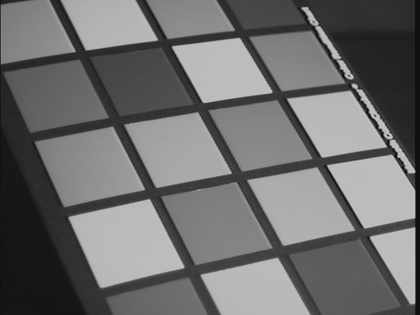
%> input picture assgn1/data/img01.jpg, 420 x 315 px, shrunk from 640 x 480 before the run; its folder holds only this picture in this run
$ octave houghScript.m   (GNU Octave 9; MATLAB toolbox functions it lacks are replaced by stand-ins)
%> lines starting %> are read from the running program, lines starting %| are printed output that depends on the picture; in (x1, y1, x2, y2) boxes, pixels count from 0 and x2, y2 are one past the last pixel; in counts of white or black regions, pixels touching at a corner belong together; the program's own positions count from 1
### assgn1/matlab/myImageFilter.m
function [img1] = myImageFilter(img0, h)
  [Hi, Wi] = size(img0);
  [Hh, Wh] = size(h);
  % Hh and Wh shall be odd, but may not be square
  % find the padding sizes
  Hp = (Hh - 1) / 2;
  Wp = (Wh - 1) / 2;
  % prepare img1 sizes
  img1 = zeros(Hi, Wi);
  % pad with closest edge intensities
  img0 = padarray(img0, [Hp, Wp], 'replicate');
  % convolution
  img0_slices = im2col(img0, [Hh, Wh]);
  img1(:) = sum(img0_slices(:, 1:Hi*Wi) .* h(:));
end

### assgn1/matlab/myEdgeFilter.m
function [img1] = myEdgeFilter(img0, sigma)
%Your implemention
  img1 = zeros(size(img0));
  hsize = 2 * ceil(3 * sigma) + 1;
  h_gau = fspecial('gaussian', hsize, sigma);

  h_sobelx = [-1 -2 -1; 0 0 0; 1 2 1];
  h_sobely = h_sobelx';

  img_smooth = myImageFilter(img0, h_gau);
  imgx = myImageFilter(img_smooth, h_sobelx);
  imgy = myImageFilter(img_smooth, h_sobely);

  % NMS
  angles = rad2deg(atan2(imgy, imgx));
  amplitudes = sqrt(imgx .^ 2 + imgy .^ 2);

  angles(angles < 0) = angles(angles < 0) + 360;

  angles((337.5 <= angles | angles < 22.5) | ...
    (157.5 <= angles & angles < 202.5)) = 0;

  angles((22.5 <= angles & angles < 67.5) | ...
    (202.5 <= angles & angles < 247.5)) = 45;

  angles((67.5 <= angles & angles < 112.5) | ...
    (247.5 <= angles & angles < 292.5) | ...
    isnan(angles)) = 90;

  angles((112.5 <= angles & angles < 157.5) | ...
    (292.5 <= angles & angles < 337.5)) = 135;

  amplitudes_slices = im2col(padarray(amplitudes, [1 1]), [3 3]);
  c = 5;  % center
  % for each (angle, first neighbouring position, second neighbouring position)
  % for angle_pos = [0 2 8; 45 3 7; 90 4 6; 135 1 9]'
  for angle_pos = [0 4 6; 45 1 9; 90 2 8; 135 3 7]'
    idx_angle = angles == angle_pos(1);
    %%% TODO: do not output as staright white lines, may have suppressed too much
    suppress = ...
      amplitudes_slices(c, idx_angle) <= amplitudes_slices(angle_pos(2), idx_angle) ...
      | amplitudes_slices(c, idx_angle) <= amplitudes_slices(angle_pos(3), idx_angle);
    img1(idx_angle) = ~suppress' .* amplitudes(idx_angle);
  end

  %%% debug
  % imshow([amplitudes, img1, edge(img0, 'sobel')]);
  % imwrite(img1, 'my_sobel.jpg');
  %%% debugend
end


### assgn1/matlab/myHoughTransform.m
function [H, rhoScale, thetaScale] = myHoughTransform(Im, threshold, rhoRes, thetaRes)
%Your implementation here

    % threshold the image
    Im(Im < threshold) = 0;

    % create theta scale
    rhoScale = linspace(0, sum(size(Im), 'all'), sum(size(Im), 'all') / rhoRes);
    thetaScale = linspace(0, 2*pi, 2*pi / thetaRes);

    % generate rho-theta pairs
    [Y, X] = find(Im);
    for theta = thetaScale
        rho = X * cos(theta) + Y * sin(theta);
        tH = histcounts2(rho, ones(size(rho)) * theta, rhoScale, thetaScale);

        if exist('H', 'var'); H = H + tH; else H = tH; end

    end

end


### assgn1/matlab/houghScript.m
clear;

datadir     = '../data';    %the directory containing the images
resultsdir  = '../results'; %the directory for dumping results

%parameters
sigma     = 2;
threshold = 0.03;
rhoRes    = 2;
thetaRes  = pi/90;
nLines    = 50;
%end of parameters

imglist = dir(sprintf('%s/*.jpg', datadir));

for i = 1:numel(imglist)

    %read in images%
    [path, imgname, dummy] = fileparts(imglist(i).name);
    img = imread(sprintf('%s/%s', datadir, imglist(i).name));
%> img is the input picture: size 315x420 uint8; min 6, max 207, mean 109.7

    if (ndims(img) == 3)
        img = rgb2gray(img);
    end

    img = double(img) / 255;
%> img: size 315x420 double

    %actual Hough line code function calls%  li
    [Im] = myEdgeFilter(img, sigma);
%> call 3 of myImageFilter, with h = [-1 0 1; -2 0 2; -1 0 1]
%> in myImageFilter (call 3), `img1(:) = sum(img0_slices(:, 1:Hi*Wi) .* h(:));`:
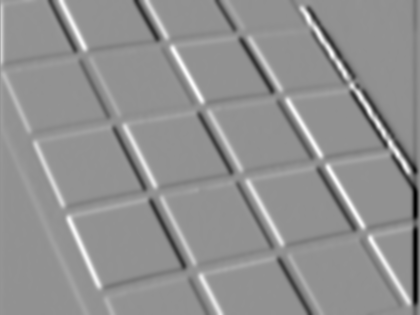
%> img1: size 315x420 double; min -1.03, max 0.771, mean -0.0012; drawn with min black and max white
%> in myEdgeFilter, `angles = rad2deg(atan2(imgy, imgx));`:
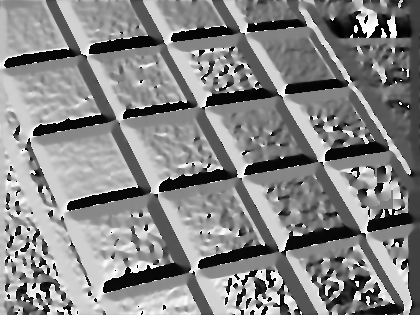
%> angles: size 315x420 double; min -180, max 180, mean 9.5; drawn with min black and max white
%> in myEdgeFilter, `amplitudes = sqrt(imgx .^ 2 + imgy .^ 2);`:
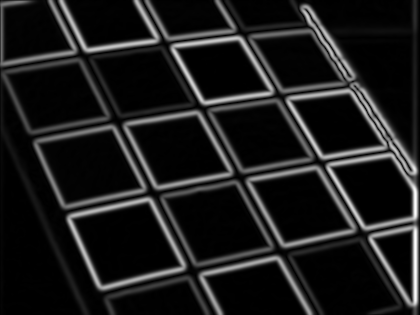
%> amplitudes: size 315x420 double; min 0, max 1.03, mean 0.116; drawn with min black and max white
%> in myEdgeFilter, `angles((67.5 <= angles & angles < 112.5) | (247.5 <= angles & angles <..`:
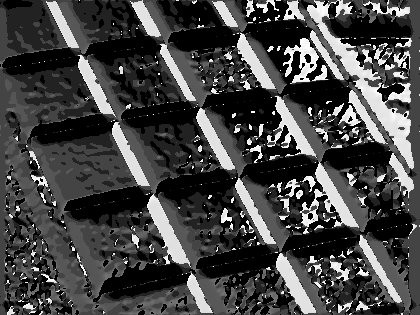
%> angles: size 315x420 double; min 0, max 337.5, mean 91.3; drawn with min black and max white
%> in myEdgeFilter, `angles((112.5 <= angles & angles < 157.5) | (292.5 <= angles & angles ..`:
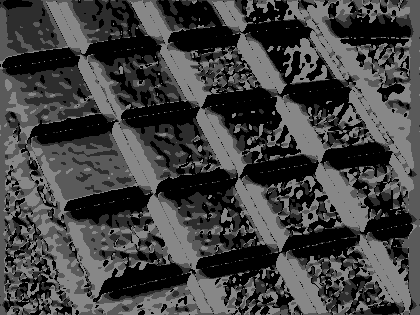
%> angles: size 315x420 double; min 0, max 135, mean 66.3
%> the loop in myEdgeFilter, `for angle_pos = [0 4 6; 45 1 9; 90 2 8; 135 3 7]'` made 4 passes
%> pass 1, in myEdgeFilter, `idx_angle = angles == angle_pos(1);`:
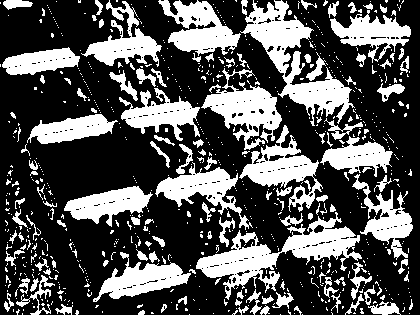
%> idx_angle: size 315x420 logical; 33% white; 771 white regions (648 under 20 px), largest, box (x1, y1, x2, y2) and area: (196, 212, 362, 300) 4489, (240, 0, 355, 126) 4276, (201, 68, 282, 150) 2717
%> after the loop in myEdgeFilter, `for angle_pos = [0 4 6; 45 1 9; 90 2 8; 135 3 7]'`:
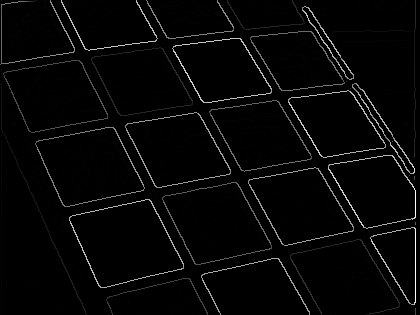
%> img1: size 315x420 double; min 0, max 1.03, mean 0.0262; drawn with min black and max white
    [H,rhoScale,thetaScale] = myHoughTransform(Im, threshold, rhoRes, thetaRes);
%> in myHoughTransform, `Im(Im < threshold) = 0;`: Im: size 315x420 double; 8.87% of pixels changed, all inside (x1, y1, x2, y2) = (1, 0, 410, 315)
%> in myHoughTransform, `[Y, X] = find(Im);`: Y = 6710 values from 1 to 315; X = 6710 values from 1 to 416
%> the run ends on the next line

$ run again, on assgn1/data/img05.jpg
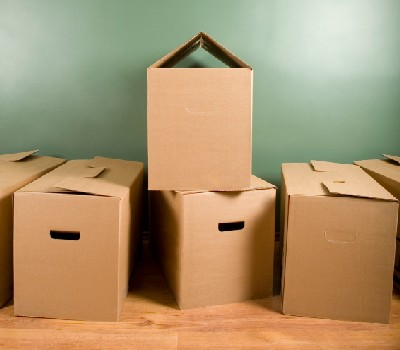
%> input picture assgn1/data/img05.jpg, 400 x 350 px
%> img is the input picture: size 350x400x3 uint8; mean R, G, B 171.7, 147.3, 110
%> img0: size 352x402 double
%> the loop in myEdgeFilter, `for angle_pos = [0 4 6; 45 1 9; 90 2 8; 135 3 7]'` made 4 passes
%> pass 1, in myEdgeFilter, `idx_angle = angles == angle_pos(1);`:
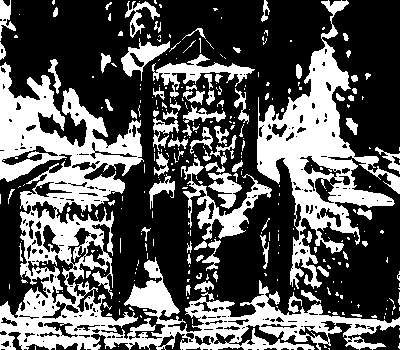
%> idx_angle: size 350x400 logical; 35.2% white; 314 white regions (231 under 20 px), largest, box (x1, y1, x2, y2) and area: (0, 62, 400, 350) 25952, (257, 0, 400, 289) 11467, (181, 158, 272, 240) 1791
%> after the loop in myEdgeFilter, `for angle_pos = [0 4 6; 45 1 9; 90 2 8; 135 3 7]'`:
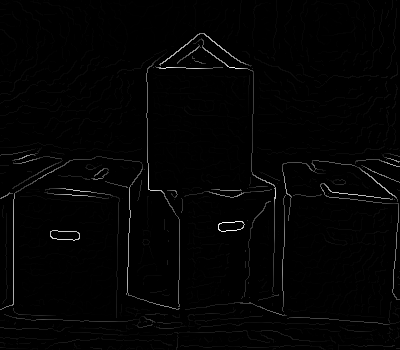
%> img1: size 350x400 double; min 0, max 1.1, mean 0.0145; drawn with min black and max white
%> Im: size 350x400 double; 7.01% of pixels changed, all inside (x1, y1, x2, y2) = (0, 0, 400, 350)
%> Y = 8709 values from 1 to 350; X = 8709 values from 1 to 400

$ run again, on assgn1/data/img07.jpg
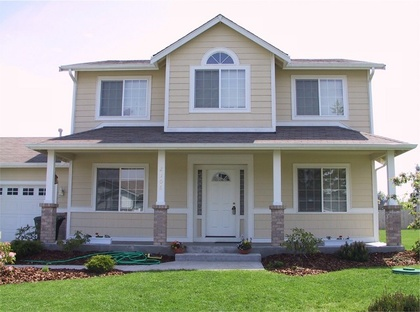
%> input picture assgn1/data/img07.jpg, 420 x 312 px, shrunk from 640 x 476 before the run
%> img is the input picture: size 312x420x3 uint8; mean R, G, B 155, 157, 150
%> img0: size 314x422 double
%> after the loop in myEdgeFilter, `for angle_pos = [0 4 6; 45 1 9; 90 2 8; 135 3 7]'`:
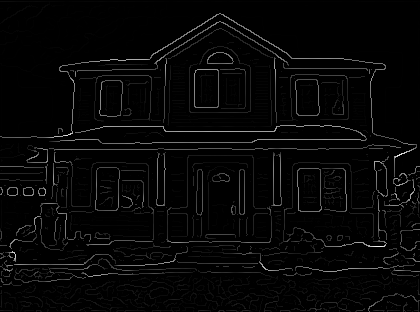
%> img1: size 312x420 double; min 0, max 0.957, mean 0.0263
%> Im: size 312x420 double; 4.34% of pixels changed, all inside (x1, y1, x2, y2) = (0, 1, 420, 312)
%> Y = 14838 values from 2 to 312; X = 14838 values from 1 to 420
